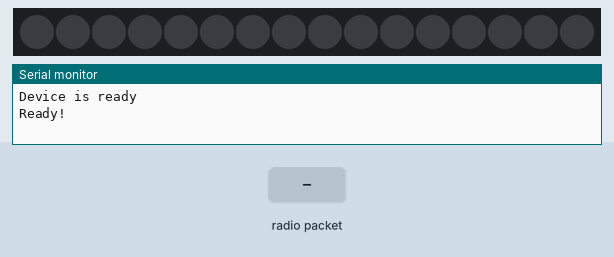
Simulated run of this sketch. Board: Raspberry Pi Pico. On the bench: 16 RGB LEDs in strip order, left to right, the last lines printed to the serial monitor. The test bench sets the inputs (shaded band). Dim RGB values are drawn brighter than linear; no radio packets arrive unless stated.

Above: at 0.8 s.
0.9 s: radio packet "1" arrives
2.4 s: radio packet "0" arrives
3.9 s: radio packet "2" arrives
At 5.1 s:
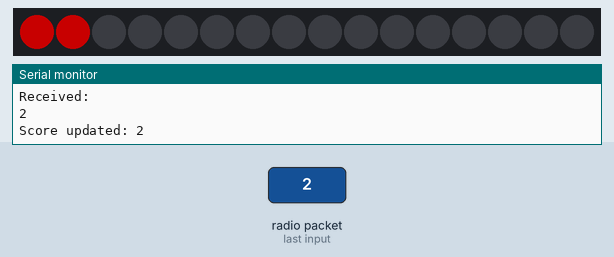
Timing chart, 0 to 6.9 s (numbered marks = the images above; inputs shaded):
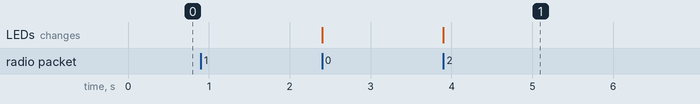

Measured:
- after the input at 3.9 s, the LEDs: change at once (image 1)

The sketch:

__Rocket_With_Timer.ino
```cpp
#include <VirtualWire.h>
#include <Wire.h>
#include <Adafruit_NeoPixel.h> // Include the neopixel library

// byte message[VW_MAX_MESSAGE_LEN]; // a buffer to store the incoming messages
// byte messageLength = VW_MAX_MESSAGE_LEN; // the size of the message
int score = 0;
#define PIN 9 // For led lights
#define NUMPIXELS 16 // Popular NeoPixel ring size
int NUMS_LEDS = 20; // Number of LEDs in the strip MAKE SURE GROUND CONNECTED TO BOTH POWER SOURCE AND ARDUINO GROUND
Adafruit_NeoPixel pixels(NUMPIXELS, PIN, NEO_GRB + NEO_KHZ800);

unsigned long startTime;
unsigned long endTime;
uint8_t buf[VW_MAX_MESSAGE_LEN];
uint8_t buflen = VW_MAX_MESSAGE_LEN;

void setup()
{
  startTime = millis();
  Serial.begin(9600);
  Serial.println("Device is ready");
  // Initialize the IO and ISR for RF receiver
  vw_setup(2000); // Bits per sec
  vw_set_rx_pin(2); // Set the receive pin to pin 2
  vw_rx_start(); // Start the receiver
  pixels.begin();
  pixels.setBrightness(100);
  pixels.show();
   bool gameStart = false;
   Serial.println("Ready!");
  while (!gameStart){ // Start the timer when first shot
    if (vw_get_message(buf, &buflen)){ // Check if a message has been received from RF receiver{
      gameStart = true;
      startTime = millis();
      Serial.println("Go!");
    }
   // Serial.println("loop");
  }
}

int gameTime = 200000000;
bool gameOver = false;


void loop()
{
  if (gameOver){
    return;
  }
  unsigned long currentTime = millis();
  unsigned long elapsedTime = currentTime - startTime;
  unsigned long remainingTime = gameTime - elapsedTime;
  if(currentTime%10 == 0){
  // Serial.println(remainingTime);
  }
  if (vw_get_message(buf, &buflen)) // Check if a message has been received from RF receiver
  {
    Serial.println("Received: ");
    for (int i = 0; i < buflen; i++)
    {
      Serial.write(buf[i]); // Print the received message
    }
    Serial.println();
    pixels.setPixelColor(score, 255, 0, 0);
    pixels.show();
    score += 1;
    Serial.println("Score updated: " + String(score));
    // sound effect for adding a light #001
  }
  if (remainingTime == gameTime/2){
    Serial.println("Time half over");
    //sound effect "30 seconds left"
  }
  if (score == NUMS_LEDS/2){
    Serial.println("Halfway There!!!");
  }
  if (score == NUMS_LEDS){
    Serial.println("Game Won");
    // sound effect for "Game Won" #002
    pixels.clear();
    delay(100);
    pixels.setPixelColor(NUMS_LEDS, 255, 0, 0);
    delay(100);

  }
  if (remainingTime <= 0) {
    endTime = millis();
    gameOver = true;
    Serial.println("Game Over");
    // here you would add the speaker to make sure that you lost. Probably a voiceover
  }
}
```
